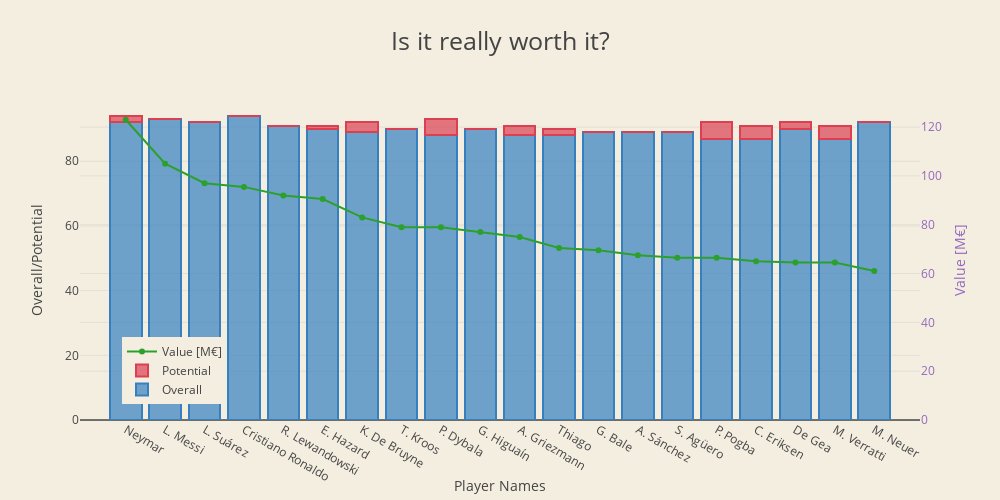

Here is the notebook cell this chart was saved with:
### Code cell
trace1 = go.Bar(
    x = players_value["Name"].tolist(),
    y = players_value["Overall"].tolist(),
    name='Overall',
    marker=dict(
        color='rgba(55, 128, 191, 0.7)',
        line=dict(
            color='rgba(55, 128, 191, 1.0)',
            width=2,
        )
    )
)

trace2 = go.Bar(
    x = players_value["Name"].tolist(),
    y = players_value["PotentialPoints"].tolist(),
    name='Potential',
    marker=dict(
        color='rgba(219, 64, 82, 0.7)',
        line=dict(
            color='rgba(219, 64, 82, 1.0)',
            width=2,
        )
    )
)

trace3 = go.Scatter(
    x = players_value["Name"].tolist(),
    y = (players_value["ValueNum"] / 1000000).tolist(),
    name='Value [M€]',
    mode = 'lines+markers',
    yaxis='y2'
)

data = [trace1, trace2,trace3]

layout = go.Layout(
    barmode='stack',
    title = 'Is it really worth it?',
    titlefont=dict(size=25),
    width=1000,
    height=500,
    paper_bgcolor='rgb(244, 238, 225)',
    plot_bgcolor='rgb(244, 238, 225)',
    yaxis = dict(
        title= 'Overall/Potential',
        anchor = 'x',
        rangemode='tozero'
    ),
    xaxis = dict(title= 'Player Names'),
    yaxis2=dict(
        title='Value [M€]',
        titlefont=dict(
            color='rgb(148, 103, 189)'
        ),
        tickfont=dict(
            color='rgb(148, 103, 189)'
        ),
        overlaying='y',
        side='right',
        anchor = 'x',
        rangemode = 'tozero',
        dtick = 20
    ),
    legend=dict(x=0.05, y=0.05)
)

fig = go.Figure(data=data, layout=layout)
py.iplot(fig)

### Figure 1 — Plotly figure (JSON) as saved in the notebook; plotly's stock layout.template omitted (floating-point values rounded to 4 significant figures)
{"data": [{"marker": {"color": "rgba(55, 128, 191, 0.7)", "line": {"color": "rgba(55, 128, 191, 1.0)", "width": 2}}, "name": "Overall", "type": "bar", "x": ["Neymar", "L. Messi", "L. Suárez", "Cristiano Ronaldo", "R. Lewandowski", "E. Hazard", "K. De Bruyne", "T. Kroos", "P. Dybala", "G. Higuaín", "A. Griezmann", "Thiago", "G. Bale", "A. Sánchez", "S. Agüero", "P. Pogba", "C. Eriksen", "De Gea", "M. Verratti", "M. Neuer"], "y": [92, 93, 92, 94, 91, 90, 89, 90, 88, 90, 88, 88, 89, 89, 89, 87, 87, 90, 87, 92]}, {"marker": {"color": "rgba(219, 64, 82, 0.7)", "line": {"color": "rgba(219, 64, 82, 1.0)", "width": 2}}, "name": "Potential", "type": "bar", "x": ["Neymar", "L. Messi", "L. Suárez", "Cristiano Ronaldo", "R. Lewandowski", "E. Hazard", "K. De Bruyne", "T. Kroos", "P. Dybala", "G. Higuaín", "A. Griezmann", "Thiago", "G. Bale", "A. Sánchez", "S. Agüero", "P. Pogba", "C. Eriksen", "De Gea", "M. Verratti", "M. Neuer"], "y": [2, 0, 0, 0, 0, 1, 3, 0, 5, 0, 3, 2, 0, 0, 0, 5, 4, 2, 4, 0]}, {"mode": "lines+markers", "name": "Value [M€]", "type": "scatter", "x": ["Neymar", "L. Messi", "L. Suárez", "Cristiano Ronaldo", "R. Lewandowski", "E. Hazard", "K. De Bruyne", "T. Kroos", "P. Dybala", "G. Higuaín", "A. Griezmann", "Thiago", "G. Bale", "A. Sánchez", "S. Agüero", "P. Pogba", "C. Eriksen", "De Gea", "M. Verratti", "M. Neuer"], "y": [123, 105, 97, 95.5, 92, 90.5, 83, 79, 79, 77, 75, 70.5, 69.5, 67.5, 66.5, 66.5, 65, 64.5, 64.5, 61], "yaxis": "y2"}], "layout": {"barmode": "stack", "height": 500, "legend": {"x": 0.05, "y": 0.05}, "paper_bgcolor": "rgb(244, 238, 225)", "plot_bgcolor": "rgb(244, 238, 225)", "title": "Is it really worth it?", "titlefont": {"size": 25}, "width": 1000, "xaxis": {"title": "Player Names"}, "yaxis": {"anchor": "x", "rangemode": "tozero", "title": "Overall/Potential"}, "yaxis2": {"anchor": "x", "dtick": 20, "overlaying": "y", "rangemode": "tozero", "side": "right", "tickfont": {"color": "rgb(148, 103, 189)"}, "title": "Value [M€]", "titlefont": {"color": "rgb(148, 103, 189)"}}}}
